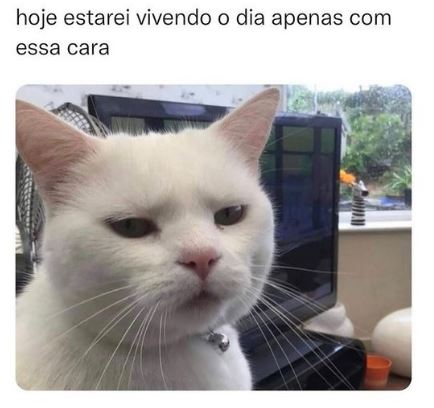
#> input picture projetoDIO/inputs/image1.JPG, 434 x 408 px, found by its file name; its folder holds only this picture in this run
$ python script.py
#> lines starting #> are read from the running program, lines starting #| are printed output that depends on the picture; after the words box and inside, x2 and y2 are one past the last pixel; in counts of white or black regions, pixels touching at a corner belong together
import cv2
import os

def detect_faces(image_path):
    # Obtém o caminho completo para a imagem
#> called with image_path = 'image1.jpg'
    current_dir = os.path.dirname(os.path.abspath(__file__))
    image_path = os.path.abspath(os.path.join(current_dir, "..", "inputs", image_path))

    # Verifica se o caminho está correto
    print(f"Caminho da imagem: {image_path}")

    # Carrega a imagem em escala de cinza
    image = cv2.imread(image_path)
#> image is the input picture: shape (408, 434, 3); mean B, G, R 163.5, 164.6, 168.3
    gray_image = cv2.cvtColor(image, cv2.COLOR_BGR2GRAY)
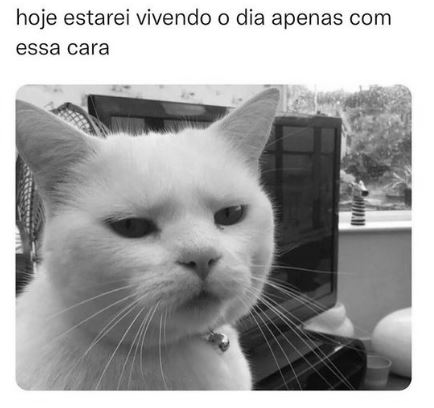
#> gray_image: shape (408, 434); min 0, max 255, mean 165.6

    # Utiliza um classificador pré-treinado para detecção de faces
    face_cascade = cv2.CascadeClassifier(cv2.data.haarcascades + 'haarcascade_frontalface_default.xml')
    faces = face_cascade.detectMultiScale(gray_image, scaleFactor=1.3, minNeighbors=5, minSize=(30, 30))
#> faces = [[86, 136, 213, 213]]

    if len(faces) == 0:
        print("Nenhuma face detectada.")
        return

    # Desenha retângulos ao redor das faces detectadas
    for (x, y, w, h) in faces:
        cv2.rectangle(image, (x, y), (x+w, y+h), (255, 0, 0), 2)
#> this loop made 1 pass
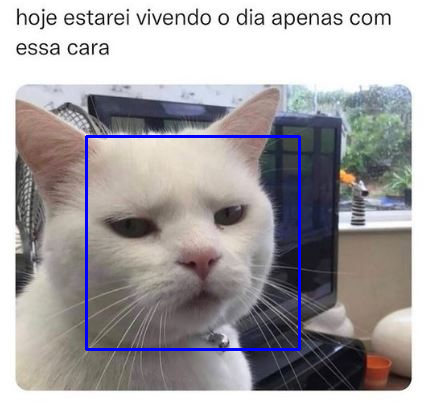
#> image: shape (408, 434, 3); 1.44% of pixels changed, all inside (x1, y1, x2, y2) = (85, 135, 301, 351)

    # Exibe a imagem com as faces destacadas
    cv2.imshow('Faces Detectadas', image)
    cv2.waitKey(0)
    cv2.destroyAllWindows()

if __name__ == "__main__":
    # Nome da imagem
    image_name = "image1.jpg"

    # Chama a função para detectar faces na imagem
    detect_faces(image_name)
